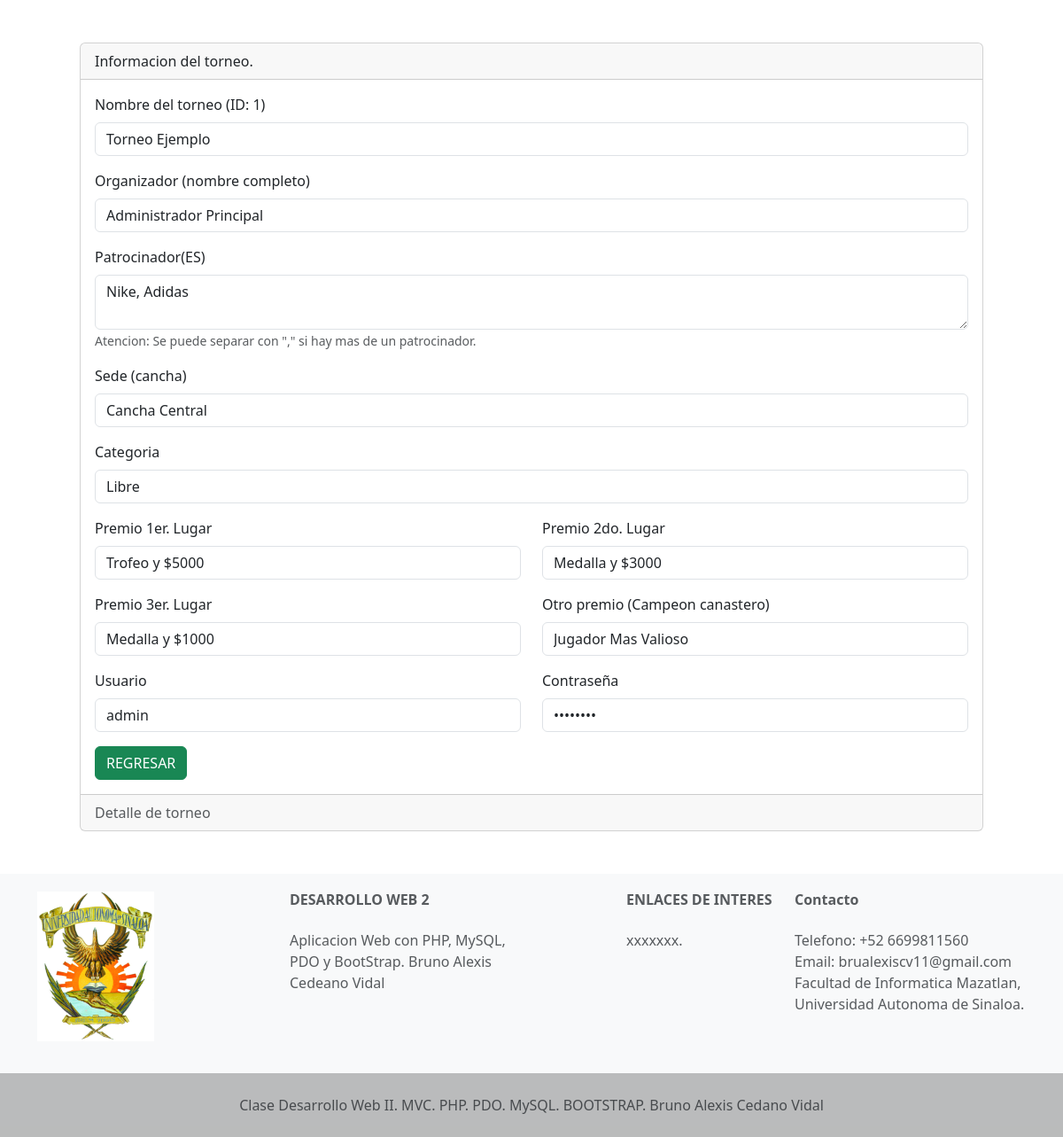
Page /views/admin/readOneTorneo.php?id=1 on the committed database.
### tables this page shows
CREATE TABLE torneos (
    id INT AUTO_INCREMENT PRIMARY KEY,
    nombreTorneo VARCHAR(100) NOT NULL,
    organizador VARCHAR(100) NOT NULL,
    patrocinadores TEXT,
    sede VARCHAR(100),
    categoria VARCHAR(50),
    premio1 VARCHAR(100),
    premio2 VARCHAR(100),
    premio3 VARCHAR(100),
    otroPremio VARCHAR(100),
    usuario VARCHAR(50) NOT NULL UNIQUE,
    contraseña VARCHAR(255) NOT NULL
);

### config/DataBase.php (called while the page is built, shortened)
<?php
    class DataBase{
        private $host = "localhost";
        private $db = "proyecto";
        private $user = "demo";
        private $password = "123";
        public function connect(){
            try {
                $PDO = new PDO("mysql:host=".$this->host.";dbname=".$this->db.";charset=utf8", $this->user, $this->password);
                $PDO->setAttribute(PDO::ATTR_ERRMODE, PDO::ERRMODE_EXCEPTION);
                return $PDO;
            } catch (PDOException $e) {
                die("Error de conexion a la base de datos: " . $e->getMessage());
            }
        }
    }
?>

### controllers/torneosController.php (called while the page is built, shortened)
<?php
    require_once("../../models/torneosModel.php");
    class torneosController{
        private $model;
        public function __construct()
        {
            $this->model = new torneosModel();
        }
        public function readOneTorneo($id){
            return ($this->model->readOne($id) != false) ? $this->model->readOne($id) : header
            ("Location: admin.php");
        }
    }
?>

### models/torneosModel.php (called while the page is built, shortened)
<?php
    require_once("../../config/DataBase.php");
    class torneosModel {
        public $PDO;
        public function __construct()
        {
            $connection = new DataBase();
            $this->PDO = $connection->connect();
        }
        public function readOne($id){
            $statement = $this->PDO->prepare("SELECT * FROM torneos WHERE id = :id LIMIT 1");
            $statement->bindParam(":id", $id);
            return ($statement->execute()) ? $statement->fetch(PDO::FETCH_ASSOC) : false;
        }
    }
?>

### views/admin/readOneTorneo.php (the view, shortened to what this page needs)
<?php
    require_once("../admin/template/header.php");
    require_once("../../controllers/torneosController.php");
    $objController = new torneosController();
    $lstTorneo = $objController->readOneTorneo($_GET['id']);
?>
    <div class="mx-auto p-5">
        <div class="card">
            <div class="card-header">
                Informacion del torneo.
            </div>
            <div class="card-body">
                <form action="torneosInsert.php" method="post">
                    <div class="mb-3">
                        <label for="nombreTorneo" class="form-label">Nombre del torneo (ID: <?= $lstTorneo['id'] ?>)</label>
                        <input type="text" class="form-control" name="txtNombreTorneo" id="nombreTorneo" value="<?= htmlspecialchars($lstTorneo['nombreTorneo']) ?>" readonly>
                    </div>
                    <div class="mb-3">
                        <label for="organizador" class="form-label">Organizador (nombre completo)</label>
                        <input type="text" name="txtOrganizador" id="organizador" class="form-control" value="<?= htmlspecialchars($lstTorneo['organizador']) ?>" readonly>
                    </div>
                    <div class="mb-3">
                        <label for="patrocinador" class="form-label">Patrocinador(ES)</label>
                        <textarea name="txtPatrocinador" id="patrocinador" cols="30" rows="2"
                        class="form-control" readonly><?= htmlspecialchars($lstTorneo['patrocinadores']) ?></textarea>
                        <span id="patrocinador" class="form-text">
                            Atencion: Se puede separar con "," si hay mas de un patrocinador.
                        </span>
                    </div>
                    <div class="row">
                        <div class="mb-3">
                            <label for="sede" class="form-label">Sede (cancha)</label>
                            <input type="text" name="txtSede" id="sede" class="form-control" value="<?= htmlspecialchars($lstTorneo['sede']) ?>" readonly>
                        </div>
                    </div>
                    <div class="col mb-3">
                        <label for="categoria" class="form-label">Categoria</label>
                        <input list="lstCategorias" name="txtCategoria" id="categoria"
                        class="form-control" value="<?= htmlspecialchars($lstTorneo['categoria']) ?>" readonly>
                    </div>
                    <div class="row">
                        <div class="col mb-3">
                            <label for="Premio1" class="form-label">Premio 1er. Lugar</label>
                            <input type="text" name="txtPremio1" id="premio1" class="form-control" value="<?= htmlspecialchars($lstTorneo['premio1']) ?>" readonly>
                        </div>
                        <div class="col mb-3">
                            <label for="Premio2" class="form-label">Premio 2do. Lugar</label>
                            <input type="text" name="txtPremio2" id="premio2" class="form-control" value="<?= htmlspecialchars($lstTorneo['premio2']) ?>" readonly>
                        </div>
                    </div>
                    <div class="row">
                        <div class="col mb-3">
                            <label for="Premio3" class="form-label">Premio 3er. Lugar</label>
                            <input type="text" name="txtPremio3" id="premio3" class="form-control" value="<?= htmlspecialchars($lstTorneo['premio3']) ?>" readonly>
                        </div>
                        <div class="col mb-3">
                            <label for="otroPremio" class="form-label">Otro premio (Campeon canastero)</label>
                            <input type="text" name="txtOtroPremio" id="OtroPremio"
                            class="form-control" value="<?= htmlspecialchars($lstTorneo['otroPremio']) ?>">
                        </div>
                    </div>
                    <div class="row">
                        <div class="col mb-3">
                            <label for="usuario" class="form-label">Usuario</label>
                            <input type="text" name="txtUsuario" id="usuario" class="form-control" value="<?= htmlspecialchars($lstTorneo['usuario']) ?>" readonly>
                        </div>
                        <div class="col mb-3">
                            <label for="contraseña" class="form-label">Contraseña</label>
                            <input type="password" name="txtContraseña" id="contraseña" class="form-control" value="********" readonly>
                        </div>
                    </div>
                    <div class="colo-12">
                        <a href="readAllTorneos.php" class="btn btn-success">REGRESAR</a>
                    </div>
                </form>
            </div>
            <div class="card-footer text-body-secondary">
                Detalle de torneo
            </div>
        </div>
    </div>
<?php
    require_once("../admin/template/footer.php")
?>

### views/admin/template/header.php (shortened to what this page needs)
<!doctype html>
<html lang="es">
  <head>
    <link href="https://cdn.jsdelivr.net/npm/bootstrap@5.3.8/dist/css/bootstrap.min.css" rel="stylesheet">
  </head>
  <body>
    <div class="container">

### views/admin/template/footer.php (shortened to what this page needs)
    </div>
  </body>
  <footer class="text-center text-lg-start bg-light text-muted">
    <section class="p-1">
      <div class="class container text-center text-md-start met-5">
        <div class="row mt-3">
          <div class="col-md-2 col-lg-2 col-xl-2 mx-auo mb-4">
            <h6><img src="../img/UASlogo.png" width="132" height="169"></h6>
          </div>
          <div class="col-md-3 col-lg-4 col-xl-3 mx-auto mb-4">
            <h6 class="text-uppercase fw-bold mb-4">Desarrollo Web 2</h6>
            <p>
              Aplicacion Web con PHP, MySQL, PDO y BootStrap.
              Bruno Alexis Cedeano Vidal
            </p>
          </div>
          <div class="col-md-2 col-lg-2 col-xl-2 mx-auo mb-4">
            <h6 class="text-uppercase fw-bold mb-4">Enlaces de interes</h6>
            <p>
              xxxxxxx.
            </p>
          </div>
          <div class="col-md-4 col-lg-3 col-xl-3 mx-auo mb-4">
            <h6 class="fw-bold mb-4">Contacto</h6>
            <p>
              Telefono: +52 6699811560<br>
              Email: brualexiscv11@gmail.com<br>
              Facultad de Informatica Mazatlan, Universidad Autonoma de Sinaloa.
            </p>
          </div>
        </div>
    </section>
    <div class="text-center p-4" style="background-color: rgba(0, 0, 0, 0.25);">
      Clase Desarrollo Web II. MVC. PHP. PDO. MySQL. BOOTSTRAP.
      Bruno Alexis Cedano Vidal
    </div>
  </footer>
</html>

### rows in the picture
torneos: id "1", txtNombreTorneo "Torneo Ejemplo", txtOrganizador "Administrador Principal", txtPatrocinador "Nike, Adidas", txtSede "Cancha Central", txtCategoria "Libre", txtPremio1 "Trofeo y $5000", txtPremio2 "Medalla y $3000", txtPremio3 "Medalla y $1000", txtOtroPremio "Jugador Mas Valioso", txtUsuario "admin"
